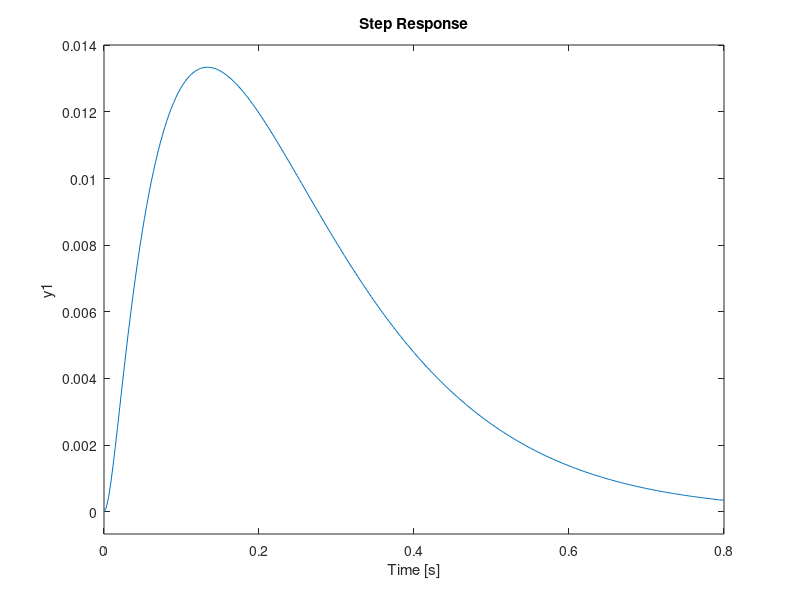
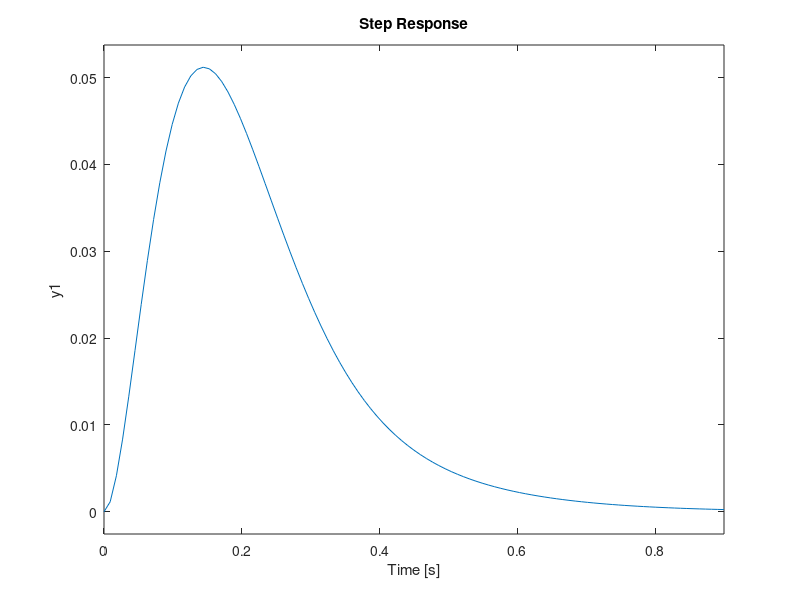

MATLAB code to generate these figures, in order:
s = tf('s');
Plant = 31.81/(s^2 + 14.21*s + 30.99);

%controller
Kp = 55.8746;
Ki = 225.1913;
Kd = 3.4649;
C = Kp + Ki/s + Kd*s;

figure;
subplot(2,2,1);
step(Plant)
grid

subplot(2,2,2);
step(feedback(Plant*C,1),0.2)
grid

subplot(2,2,3);
step(feedback(Plant,C))
grid

Kp = 15.6019;
Ki = 73.9812;
Kd = 0.67108;
C = Kp + Ki/s + Kd*s;

figure;
subplot(2,2,1);
step(Plant)
grid

subplot(2,2,2);
step(feedback(Plant*C,1))
grid

subplot(2,2,3);
step(feedback(Plant,C))
grid